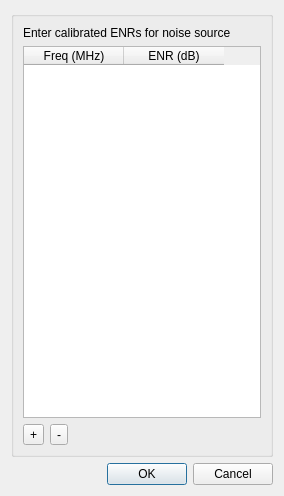
<?xml version="1.0" encoding="UTF-8"?>
<ui version="4.0">
 <class>NoiseFigureENRDialog</class>
 <widget class="QDialog" name="NoiseFigureENRDialog">
  <property name="geometry">
   <rect>
    <x>0</x>
    <y>0</y>
    <width>284</width>
    <height>496</height>
   </rect>
  </property>
  <property name="font">
   <font>
    <family>Liberation Sans</family>
    <pointsize>9</pointsize>
   </font>
  </property>
  <property name="windowTitle">
   <string>Excess Noise Ratio</string>
  </property>
  <layout class="QVBoxLayout" name="verticalLayout">
   <item>
    <widget class="QGroupBox" name="groupBox">
     <property name="sizePolicy">
      <sizepolicy hsizetype="Preferred" vsizetype="Expanding">
       <horstretch>0</horstretch>
       <verstretch>0</verstretch>
      </sizepolicy>
     </property>
     <layout class="QVBoxLayout" name="verticalLayout_2">
      <item>
       <widget class="QLabel" name="enrLabel">
        <property name="text">
         <string>Enter calibrated ENRs for noise source</string>
        </property>
       </widget>
      </item>
      <item>
       <widget class="QTableWidget" name="enr">
        <property name="toolTip">
         <string>ENR (Excess Noise Ratio) vs frequency table. Interpolation is used at frequencies not listed in the table.</string>
        </property>
        <property name="selectionMode">
         <enum>QAbstractItemView::SingleSelection</enum>
        </property>
        <property name="selectionBehavior">
         <enum>QAbstractItemView::SelectRows</enum>
        </property>
        <property name="sortingEnabled">
         <bool>true</bool>
        </property>
        <attribute name="horizontalHeaderShowSortIndicator" stdset="0">
         <bool>false</bool>
        </attribute>
        <column>
         <property name="text">
          <string>Freq (MHz)</string>
         </property>
        </column>
        <column>
         <property name="text">
          <string>ENR (dB)</string>
         </property>
        </column>
       </widget>
      </item>
      <item>
       <layout class="QHBoxLayout" name="buttonsLayout">
        <item>
         <widget class="QToolButton" name="addRow">
          <property name="toolTip">
           <string>Add row</string>
          </property>
          <property name="text">
           <string>+</string>
          </property>
         </widget>
        </item>
        <item>
         <widget class="QToolButton" name="deleteRow">
          <property name="toolTip">
           <string>Delete row</string>
          </property>
          <property name="text">
           <string>-</string>
          </property>
         </widget>
        </item>
        <item>
         <spacer name="horizontalSpacer">
          <property name="orientation">
           <enum>Qt::Horizontal</enum>
          </property>
          <property name="sizeHint" stdset="0">
           <size>
            <width>40</width>
            <height>20</height>
           </size>
          </property>
         </spacer>
        </item>
       </layout>
      </item>
     </layout>
    </widget>
   </item>
   <item>
    <widget class="QDialogButtonBox" name="buttonBox">
     <property name="orientation">
      <enum>Qt::Horizontal</enum>
     </property>
     <property name="standardButtons">
      <set>QDialogButtonBox::Cancel|QDialogButtonBox::Ok</set>
     </property>
    </widget>
   </item>
  </layout>
 </widget>
 <resources>
  <include location="../../../sdrgui/resources/res.qrc"/>
  <include location="../demodapt/icons.qrc"/>
 </resources>
 <connections>
  <connection>
   <sender>buttonBox</sender>
   <signal>accepted()</signal>
   <receiver>NoiseFigureENRDialog</receiver>
   <slot>accept()</slot>
   <hints>
    <hint type="sourcelabel">
     <x>248</x>
     <y>254</y>
    </hint>
    <hint type="destinationlabel">
     <x>157</x>
     <y>274</y>
    </hint>
   </hints>
  </connection>
  <connection>
   <sender>buttonBox</sender>
   <signal>rejected()</signal>
   <receiver>NoiseFigureENRDialog</receiver>
   <slot>reject()</slot>
   <hints>
    <hint type="sourcelabel">
     <x>316</x>
     <y>260</y>
    </hint>
    <hint type="destinationlabel">
     <x>286</x>
     <y>274</y>
    </hint>
   </hints>
  </connection>
 </connections>
</ui>
